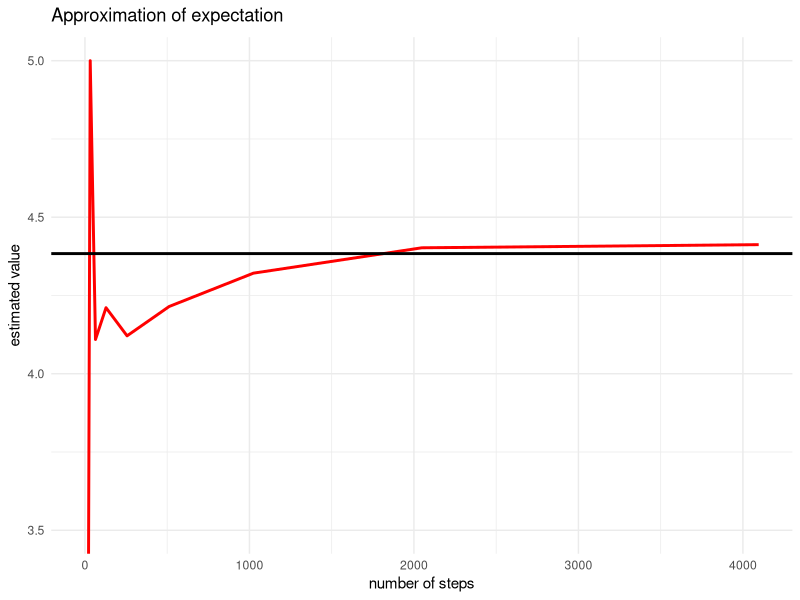

Source code (R):
library(ggplot2)
#Generate a random transition probability matrix for a homogeneous Markov chain whose state space has eight states (n_states = 8)
set.seed(146)
n_states = 8
transition_matrix = matrix(runif(n_states * n_states), nrow = n_states)
transition_matrix = t(apply(transition_matrix, 1, function(x) x/sum(x))) #normalise each row to sum to 1
transition_matrix

#calculate invariant distributions

#define a function
invariant_distributions = function(P) {
  
  #calculate eigenvalues and eigenvectors of P
  e = eigen(t(P))
  eigenvalues = e$values
  eigenvectors = e$vectors
  
  #Choose the eigenvector(s) corresponding to the eigenvalue(s) close to 1
  close_to_one = abs(eigenvalues - 1) < 1e-10
  stationary = list()
  
  #Normalise the eigenvector(s) so that the sum of its components is one
  for(i in which(close_to_one)) {
    stationary[[length(stationary)+1]] = eigenvectors[, i] / sum(eigenvectors[, i])

  }
  return(stationary)#Return the components of the eigenvectors
}

#Print eigenvalues and invariant distribution
cat("Eigenvalues: ", eigen(transition_matrix)$values)

invariant_dists = invariant_distributions(transition_matrix)
for (pi in invariant_dists){
  cat("Invariant distribution:", pi)
}

#Simulate MC and compute expected value

#Function to calculate next step of the MC
sample_next = function(P, current) {
  return(sample(1:nrow(P), 1, prob = P[current, ]))
}

#Monte Carlo estimator
markov_sample_mean = function(P, start, func, n){
  total = 0
  state = start
  for (i in 1:n){
    state = sample_next(P, state)
    total = total + func[state]
  }
  return(total / n)
}

#Define a function f(xi)=i
func = 1:n_states

#compute true expectation
#invariant distributions formatted as numeric vector
stationary_dist = as.numeric(invariant_dists[[1]]) 
exact_expectation = sum(stationary_dist * func) #exact expectation
cat("E[f(X)] =", exact_expectation, "\n")

#for loop to generate sample means for different values of n
set.seed(123)
n_values = numeric(7)
sample_means = numeric(7)

for (i in 5:12){
  n = 2^i
  sample_mean = markov_sample_mean(transition_matrix, 1, func, n)
  
  n_values[i]=n
  sample_means[i]= sample_mean
  cat("sample mean for n =", n, ":", sample_mean, "\n")
}


#plot convergence
# put into data frame
df_sample_means = data.frame(n=n_values, sample_mean = sample_means)

#plot
ggplot(df_sample_means, aes(x = n, y = sample_mean)) +
  theme(panel.background = element_rect(fill = "white", colour = "grey"))+
  geom_line(col = "red", size = 1) +
  geom_hline(yintercept = exact_expectation, size =1) +
  coord_cartesian(ylim=c(3.5,5))+
  labs(title = expression(paste("Approximation of expectation")),
       x = "number of steps",
       y = "estimated value") +
  theme_minimal()

#sample size of 1000 starting at X_0=1
#create function to store steps individually
markov_sample_1000 = function(P, start, func, n){
 
   state = start
   individual_values = numeric(n) #store each step as numeric
   
  for (i in 1:n){ #markov chain simulation
    state = sample_next(P, state)
    individual_values[i] = func[state] #store values corresponding to state
  }
  return(individual_values)
}
set.seed(5)
individual_values = markov_sample_1000(transition_matrix, 1, func, 1000)
var_chain = var(individual_values) / 1000 #find variance
cat("The Variance for n=1000 is:", var_chain)

#calculate empirical distribution of chain for n=1000
#calculate the proportion of time the chain spends in each state
empirical_dist = table(individual_values) / length(individual_values)
empirical_dist
sum(empirical_dist)#check adds to 1
